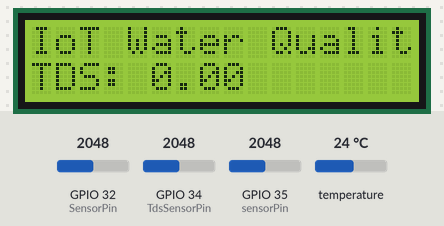
Recording of a sketch running on a simulated ESP32. On the bench: 16×2 character LCD. Inputs (shaded band) come from the test bench; at power-on: temperature 24 °C, GPIO 32 (SensorPin) = 2048, GPIO 34 (TdsSensorPin) = 2048, GPIO 35 (sensorPin) = 2048. WiFi joins after 1.5 s; servers stay silent unless stated; what the sketch prints to the serial monitor is not drawn.

Above: at 6.8 s.
At 11.8 s:
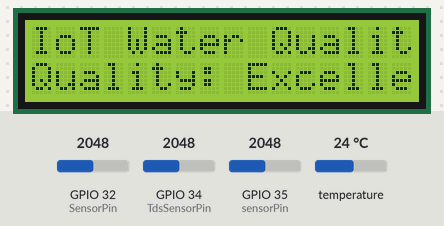
13.2 s: temperature set to 12 °C
At 20.5 s:
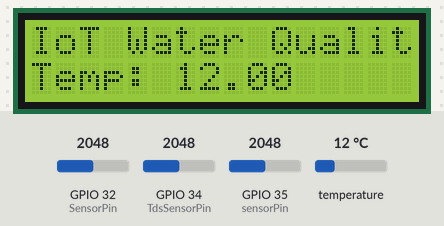
21.7 s: GPIO 32 (SensorPin) set to 2866
At 30.7 s:
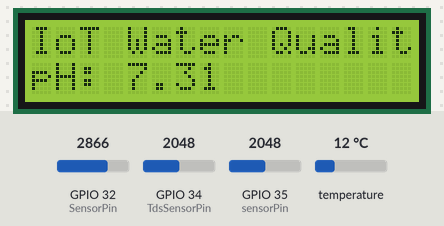
Timing chart, 0 to 32.2 s (numbered marks = the images above; inputs shaded):
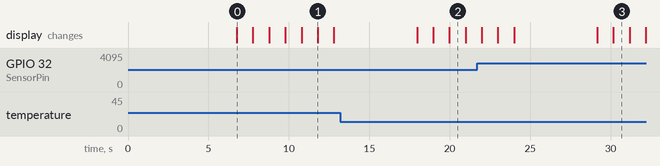

The sketch:

Final_Code.ino
```cpp
#include <LiquidCrystal.h>
LiquidCrystal lcd(19, 23, 18, 17, 16, 15);

/*------------------------------------TDS_Start-----------------------------------------*/
const int TdsSensorPin = 34;
#define VREF 5.0      // analog reference voltage(Volt) of the ADC
#define SCOUNT  30           // sum of sample point
int analogBuffer[SCOUNT];    // store the analog value in the array, read from ADC
int analogBufferTemp[SCOUNT];
int analogBufferIndex = 0,copyIndex = 0;
float averageVoltage = 0,tdsValue = 0,temperature = 25;
/*------------------------------------TDS_End-----------------------------------------*/

float qi_1=0;
float qi_2=0;
float qi_3=0;
float qi_4=0;
float sum;
float wi;
float wqi;
/*------------------------------------Temp_Start-----------------------------------------*/
#include <OneWire.h>
#include <DallasTemperature.h>
const int oneWireBus = 4;
OneWire oneWire(oneWireBus);
DallasTemperature sensors(&oneWire);
/*------------------------------------Temp_End------------------------------------------*/

#include <WiFi.h>

String apiWritekey = "K7CJ91UJP43QWUV5";
const char* ssid = "Attiq";
const char* password = "123456789";

const char* server = "api.thingspeak.com";
float resolution=3.3/1023;
WiFiClient client;

/*------------------------------------Turbidity_Start-----------------------------------*/
const int sensorPin = 35;   // analogue pin of arduino
float volt;
float ntu;
/*------------------------------------Turbidity_End-------------------------------------*/


/*----------------------------------------pH_Start--------------------------------------------*/
const int SensorPin = 32;         //pH meter Analog output to Arduino Analog Input 0
unsigned long int avgValue;  //Store the average value of the sensor feedback
float b;
int buf[10],temp;
/*----------------------------------------pH_End--------------------------------------------*/


void setup()
{
      lcd.begin(16, 2);

      Serial.begin(115200);
      sensors.begin();
      delay(1000);

      /*-----------------------------ThigSpeak_Start---------------------*/
      WiFi.disconnect();
      delay(10);
      WiFi.begin(ssid, password);
      Serial.println();
      Serial.println();
      Serial.print("Connecting to ");
      Serial.println(ssid);
      WiFi.begin(ssid, password);

      pinMode(TdsSensorPin,INPUT);

      while (WiFi.status() != WL_CONNECTED)
      {
        delay(500);
        Serial.print(".");
      }
      /*-----------------------------ThigSpeak_End---------------------*/
}

void loop()
{

  /*------------------------------------TDS_Start-----------------------------------------*/
   static unsigned long analogSampleTimepoint = millis();
    if(millis()-analogSampleTimepoint > 40U)     //every 40 milliseconds,read the analog value from the ADC
    {
       analogSampleTimepoint = millis();
       analogBuffer[analogBufferIndex] = analogRead(TdsSensorPin);    //read the analog value and store into the buffer
       analogBufferIndex++;
       if(analogBufferIndex == SCOUNT)
        analogBufferIndex = 0;
    }
   static unsigned long printTimepoint = millis();
    if(millis()-printTimepoint > 800U)
    {
      printTimepoint = millis();
      for(copyIndex=0;copyIndex<SCOUNT;copyIndex++)
      analogBufferTemp[copyIndex]= analogBuffer[copyIndex];
      averageVoltage = getMedianNum(analogBufferTemp,SCOUNT) * (float)VREF / 4095.0; // read the analog value more stable by the median filtering algorithm, and convert to voltage value
      float compensationCoefficient=1.0+0.02*(temperature-25.0);    //temperature compensation formula: fFinalResult(25^C) = fFinalResult(current)/(1.0+0.02*(fTP-25.0));
      float compensationVolatge=averageVoltage/compensationCoefficient;  //temperature compensation

      //Serial.print("Compensation Volatge:");
      //Serial.print(compensationVolatge,0);
      //Serial.print("V ---->");
      tdsValue=(133.42*compensationVolatge*compensationVolatge*compensationVolatge - 255.86*compensationVolatge*compensationVolatge + 857.39*compensationVolatge)*0.5; //convert voltage value to tds value
      //tdsValue=tdsValue/8;

      //Serial.print("voltage:");
      //Serial.print(averageVoltage,2);
      //Serial.print("V   ");
      Serial.print("TDS: ");
      Serial.print(tdsValue,0);
      Serial.println("ppm");
      delay(1000);
   }
   /*------------------------------------TDS_End-----------------------------------------*/


    /*------------------------------------Temp_Start-----------------------------------------*/
    sensors.requestTemperatures();
    float temperatureC = sensors.getTempCByIndex(0);
    float temperatureF = sensors.getTempFByIndex(0);
    Serial.print("Temp: ");
    Serial.print(temperatureC);
    Serial.print("ºC ---> ");
    Serial.print(temperatureF);
    Serial.println("ºF");
    delay(1000);
    /*------------------------------------Temp_End-----------------------------------------*/

    /*------------------------------------Turbidity_Start-----------------------------------------*/
    volt = 0;
    for(int i=0; i<800; i++)                              // Loop to take 800 readings
    {
        volt += ((float)analogRead(sensorPin)/4095)*3.3;    // Read the input on analog pin 0 & Convert the analog reading (which goes from 0 - 1023) to a voltage (0 - 5V):
     }
    volt = volt/800;                                      // Taking the Average of 800 Readings
    volt = round_to_dp(volt,1);                           // Calling the "round_to_dp" method to round off the volt reading
    volt=volt+2.65;

    if(volt < 2.5)
    {                                       // If volt is less than 2.5 then run the block
      ntu = 3000;                                         // Set the Turbidity value to 3000
    }
    else
    {
     ntu = -1120.4*(volt*volt)+5742.3*volt-4353.8;      // If the volt is above 2.5 then calculate the NTU value by using the equation give in the graph
     //ntu=ntu+191.25;
     //ntu=ntu+580.56+406.72+5;
     ntu=ntu+580.56+406.72+5-806+5;
    }

    //Serial.println("Voltage="+String(volt)+" V --------> Turbidity="+String(ntu)+" NTU");  // Printing results on serial moniter
    Serial.println("Turbidity = "+String(ntu)+" NTU");  // Printing results on serial moniter

    delay(1000);
    /*------------------------------------Turbidity_End-----------------------------------------*/

    /*----------------------------------------pH_Start--------------------------------------------*/
    for(int i=0;i<10;i++)       //Get 10 sample value from the sensor for smooth the value
    {
      buf[i]=analogRead(SensorPin);
      delay(10);
    }
    for(int i=0;i<9;i++)        //sort the analog from small to large
    {
      for(int j=i+1;j<10;j++)
      {
        if(buf[i]>buf[j])
        {
          temp=buf[i];
          buf[i]=buf[j];
          buf[j]=temp;
        }
      }
    }
    avgValue=0;
    for(int i=2;i<8;i++)                      //take the average value of 6 center sample
      avgValue+=buf[i];
    float phValue=(float)avgValue*3.3/4095/6; //convert the analog into millivolt
    phValue=5+phValue;

    //convert the millivolt into pH value
    Serial.print("pH: ");
    Serial.print(phValue,2);
    Serial.println(" ");
    delay(1000);
    Serial.println(" ");
    Serial.println(" ");
    /*----------------------------------------pH_End--------------------------------------------*/

   /*-----------------------------------WQI---------------------------------------------------*/
  if(ntu<10)
  {
    //Serial.println("If NTU");
    qi_1=(ntu*100)/5;
  }
  if(ntu>=10)
  {
    //Serial.println("else NTU");
    qi_1=(ntu*100)/300;
  }

  qi_2=(phValue*100)/8.5;

  //Serial.print("TDS_Test : ");
  //Serial.println(tdsValue);
  qi_3=(tdsValue*100)/50;

  /*
  if(tdsValue<300)
  {
    //Serial.println("If TDS");
    qi_3=(tdsValue*100)/50;
  }
  if(tdsValue>=300)
  {
    //Serial.println("else TDS");
    qi_3=(tdsValue*100)/100;
  }
  */

  qi_4=(temperatureC*100)/30;

  /*
  qi_3=(280/300)*100;   //93.33
  qi_4=(25/30)*100;     //83.33
  qi_1=(5/5)*100;       //100
  qi_2=(7.5/8.5)*100;   //88.24
  */

  wi=((1/5.0)+(1/8.5)+(1/300.0)+(1/30.0));  //0.354

  sum=((qi_1/5)+(qi_2/8.5)+(qi_3/300)+(qi_4/30));

  wqi= sum/wi;

  Serial.print("WQI : ");
  Serial.println(wqi);


  //Serial.print("Qi_1 : ");
  //Serial.println(qi_1);
  //Serial.print("Qi_2 : ");
  //Serial.println(qi_2);
  //Serial.print("Qi_3 : ");
  //Serial.println(qi_3);
  //Serial.print("Qi_4 : ");
  //Serial.println(qi_4);

  //Serial.print("wi : ");
  //Serial.println(wi);
  //Serial.print("sum : ");
  //Serial.println(sum);


  /*-------------------------------------WQI_END----------------------------------------*/

    /*-----------------------------ThigSpeak_Start---------------------*/

    if (client.connect(server,80)) {
      String tsData = apiWritekey;
      tsData +="&field1=";
      tsData += String(tdsValue);
      tsData +="&field2=";
      tsData += String(phValue);
      tsData +="&field4=";
      tsData += String(temperatureC);
      tsData +="&field5=";
      tsData += String(ntu);
      tsData +="&field6=";
      tsData += String(wqi);
      tsData += "\r\n\r\n";

      client.print("POST /update HTTP/1.1\n");
      client.print("Host: api.thingspeak.com\n");
      client.print("Connection: close\n");
      client.print("X-THINGSPEAKAPIKEY: "+apiWritekey+"\n");
      client.print("Content-Type: application/x-www-form-urlencoded\n");
      client.print("Content-Length: ");

      client.print(tsData.length());
      client.print("\n\n");
      client.print(tsData);

       //client.print(tsData.length());
       //client.print("\n\n");
       //client.print(tsData);

      Serial.println("uploaded to Thingspeak server....");
    }
    Serial.println("Waiting to upload next reading...");
    Serial.println();
  /*-----------------------------ThigSpeak_End---------------------*/

  /*-----------------------------LCD_Start---------------------*/

    // set the cursor to column 0, line 1
    // (note: line 1 is the second row, since counting begins with 0):
    lcd.setCursor(0, 0);
    // print the number of seconds since reset:
    //lcd.print(millis() / 1000);
    lcd.print("IoT Water Quality");
    lcd.setCursor(0, 1);
    lcd.print("TDS: ");
    lcd.print(tdsValue);
    delay(1000);
    lcd.clear();

    lcd.setCursor(0, 0);
    lcd.print("IoT Water Quality");
    lcd.setCursor(0, 1);
    lcd.print("pH: ");
    lcd.print(phValue);
    delay(1000);
    lcd.clear();

    lcd.setCursor(0, 0);
    lcd.print("IoT Water Quality");
    lcd.setCursor(0, 1);
    lcd.print("Temp: ");
    lcd.print(temperatureC);
    delay(1000);
    lcd.clear();

    lcd.setCursor(0, 0);
    lcd.print("IoT Water Quality");
    lcd.setCursor(0, 1);
    lcd.print("Turbidity: ");
    lcd.print(ntu);
    delay(1000);
    lcd.clear();

    lcd.setCursor(0, 0);
    lcd.print("IoT Water Quality");
    lcd.setCursor(0, 1);
    lcd.print("WQI: ");
    lcd.print(wqi);
    delay(1000);
    lcd.clear();

  if (wqi <50)
  {
    lcd.setCursor(0, 0);
    lcd.print("IoT Water Quality");
    lcd.setCursor(0, 1);
    lcd.print("Quality: Excellent");
    delay(1000);
    lcd.clear();
  }
  else if (wqi>=50 &&  wqi<100)
  {
    lcd.setCursor(0, 0);
    lcd.print("IoT Water Quality");
    lcd.setCursor(0, 1);
    lcd.print("Quality: Good");
    delay(1000);
    lcd.clear();
  }
  else if (wqi>=100 &&  wqi<200)
  {
    lcd.setCursor(0, 0);
    lcd.print("IoT Water Quality");
    lcd.setCursor(0, 1);
    lcd.print("Quality: Poor");
    delay(1000);
    lcd.clear();
  }
  else if (wqi>=200 &&  wqi<300)
  {
    lcd.setCursor(0, 0);
    lcd.print("IoT Water Quality");
    lcd.setCursor(0, 1);
    lcd.print("Quality: Very Poor");
    delay(1000);
    lcd.clear();
  }
  else
  {
    lcd.setCursor(0, 0);
    lcd.print("IoT Water Quality");
    lcd.setCursor(0, 1);
    lcd.print("Quality: Hazardous");
    delay(1000);
    lcd.clear();
  }
  Serial.println(" ");
  /*-----------------------------LCD_End---------------------*/

}


/*------------------------------------TDS_Start-----------------------------------------*/
int getMedianNum(int bArray[], int iFilterLen)
{
      int bTab[iFilterLen];
      for (byte i = 0; i<iFilterLen; i++)
      bTab[i] = bArray[i];
      int i, j, bTemp;
      for (j = 0; j < iFilterLen - 1; j++)
      {
      for (i = 0; i < iFilterLen - j - 1; i++)
          {
        if (bTab[i] > bTab[i + 1])
            {
        bTemp = bTab[i];
            bTab[i] = bTab[i + 1];
        bTab[i + 1] = bTemp;
         }
      }
      }
      if ((iFilterLen & 1) > 0)
    bTemp = bTab[(iFilterLen - 1) / 2];
      else
    bTemp = (bTab[iFilterLen / 2] + bTab[iFilterLen / 2 - 1]) / 2;
      return bTemp;
}
/*------------------------------------TDS_End-----------------------------------------*/

/*------------------------------------Turbidity_Start-----------------------------------------*/
float round_to_dp( float in_value, int decimal_place )    // Method to round of the volt value
{
  float multiplier = powf( 10.0f, decimal_place );
  in_value = roundf( in_value * multiplier ) / multiplier;
  return in_value;
}
/*------------------------------------Turbidity_End-----------------------------------------*/
```

Measured:
- what the display in image 0 shows lasts 1.0 s, from 6.8 s to 7.8 s
